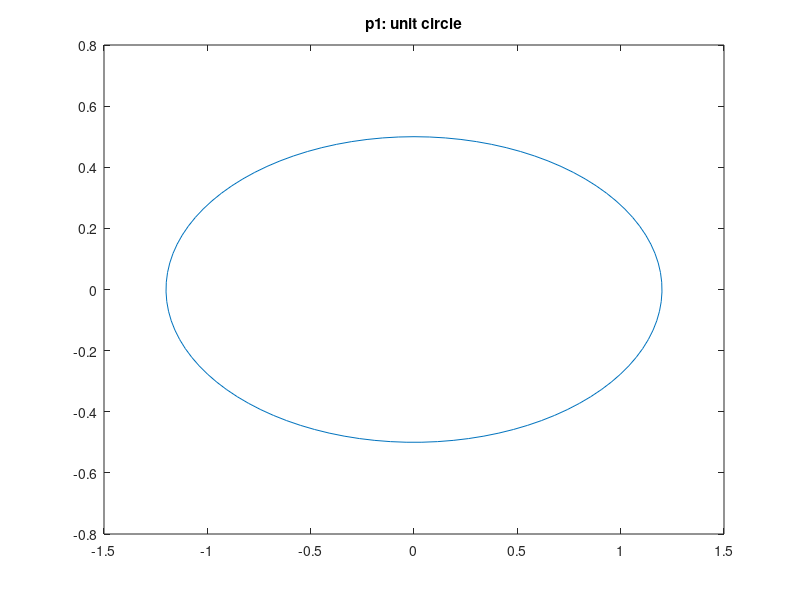
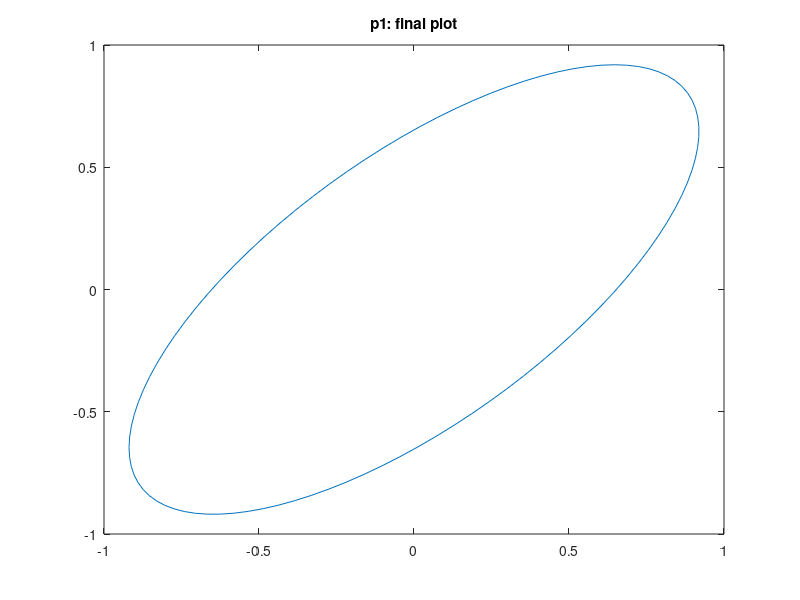
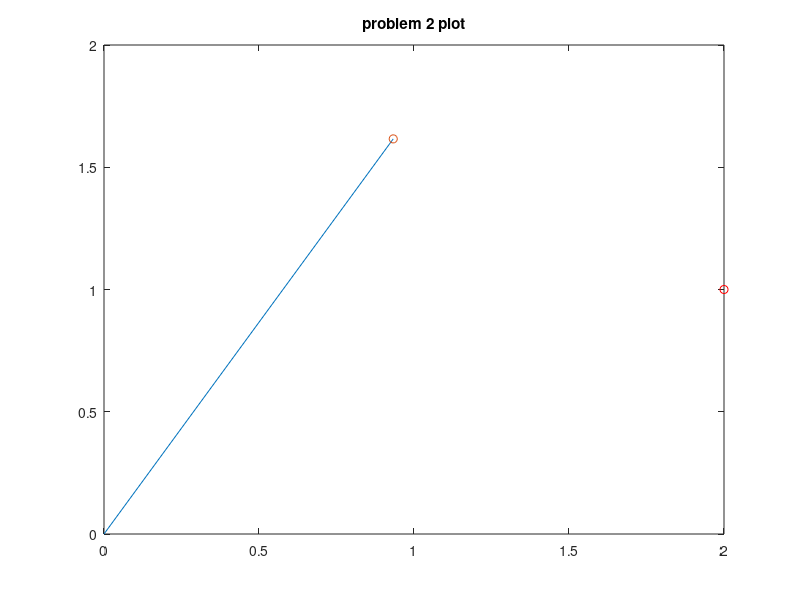
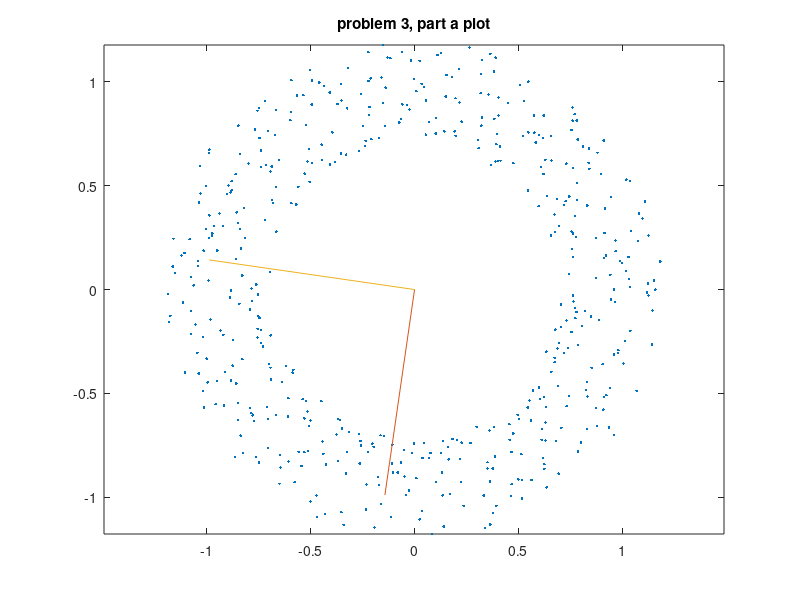

Here is the MATLAB script that generated these plots, in order:
% Isaac Pfleegor
% CSCD 409, Homework 4
% <04/23/2016>
%
clc, clear, close all ;

% the following is to help the grader (substitute your name)
diary ipfleegorHw4.txt

% Always display your name at runtime
disp('Isaac Pfleegor- CSCD 409 Homework 4') ;

% change to Octave to Matlab if that's what you use
disp('This assignment was tested in Matlab') ;   



%problem 1
disp('');
disp('================Problem 1 ==============');
% create unit circle data

	t = linspace(0,2*pi,100);
	x = sin(t);
	y = cos(t);
	
	M = [x;y];
	
    stretcher_M = [ [1.2, 0]', [0,0.5]'];
	
	M_1 = M'*stretcher_M;
	figure
	plot(M_1(:,1),M_1(:,2))
    title('p1: unit circle')
	
hanger_M = [[1/sqrt(2);1/sqrt(2)], [1/sqrt(2);-1/sqrt(2)]];
M_2 = M_1*(hanger_M);

figure
plot(M_2(:,1),M_2(:,2))
title('p1: final plot');


%problem 2
disp('');
disp('================Problem 2 ==============');

q = [ 0.5; 0.866];
p = [ 2; 1];
%V' matrix
V = [ cosd(60), sind(60); -sind(60), cosd(60)];

% part a (rotate point)
disp('problem 2, part a answer:');
q_rotate = V*q;
p_v = V*p
%part b (stretcher matrix to extract x value)
S = [ 1, 0; 0, 0];
disp('problem 2, part b answer: ');
p_s = S*p_v

%part c(rotate the point back)
%"hang" the point back using the U matrix "R'"
disp('problem 2, part c answer:');
p_u = V'*p_s
%part d (plot original point and projected point)
x_vals = [0, p_u(1,1)];
y_vals = [0, p_u(2,1)];

%plot the original vector to the projected point
figure
% plot(q_vec);
plot(x_vals, y_vals);
hold on
% plot projected point
plot(p_u(1,1),p_u(2,1),'o');

%plot original point
plot(p(1,1),p(2,1),'ro');

title('problem 2 plot');

%part e
disp('problem 2, part e answer: ');
disp('point projection using vector project matrix derived from q');
x_1 = q*q'*p
disp('point projection using svd')
p_u



%problem 3
disp('');
disp('================Problem 3 ==============');
r = 0.5 +(1.5 -0.5).*rand(1000,1);
t = linspace(0,2*pi,1000);

y_t = cos(t).*r';
x_t = sin(t).*r';

% plot(x_t,y_t,'.')

M = [x_t;y_t];
% Part A
r = 0.7 +(1.2 - 0.7).*rand(500,1);
t = linspace(0,2*pi,500);


x_t = cos(t).*r';
y_t = sin(t).*r';
figure
plot(x_t,y_t,'.')

M = [x_t;y_t];

% get covariance matrix
cov_M = cov(M');
% get eigen values from cov matrix
[V_e,S_e] = eig(cov_M);


a = V_e(1,:);
a_plot = [0,0;a];
b = V_e(2,:);
b_plot = [0,0;b];
hold on 
axis equal
plot(a_plot, b_plot);

title('problem 3, part a plot');
%get pricipcal component vectors
%  [U,S,V] = svd(M);
%principal components in U
% disp(U);




%get x and y values from projected data
% x_1 = M_1(1,:);
% y_1 = M_1(2,:);

%Part B

%project values onto basic vectors

%plot new data
%  plot(x_1,y_1, 'o');
x_1= a'*a*M;
x_2 = b'*b*M;
figure
hold on
plot(x_1(1,:), x_1(2,:),'o');
plot(x_2(1,:), x_2(2,:),'o');
title('problem 3, part b plot');
%Part C

x_t2 = x_t.^2;
y_t2 = y_t.^2;
figure
plot(x_t2, y_t2, '.');
title('problem 3, part c plot');
%problem 4
disp('');
disp('================Problem 4 ==============');

% Start by generating 1024 samples for R and I around the unit circle.
% Then approximate the unit magnitude
% using the linear approximation with the following coefficients:
% i) a = 0.94754, b = 0.39249: these values minimize the RMS error
% ii) a = 0.96043, b = 0.39782: these values ensure that the max and min errors are balanced around 0.


angles = 0:360/1200:360;
R = cos(angles);
I = sin(angles);

circle_M = [R,I];
figure
polar(angles,ones(1,1201))
hold on

%coefficients
rms_a = 0.94754;
rms_b = 0.39249;
min_max_error_a = 0.96043;
min_max_error_b = 0.39782;

%vectors to hold value * coefficents
rms_R = zeros(1,1201);
rms_I = zeros(1,1201);
min_max_error_R = zeros(1,1201);
min_max_error_I = zeros(1,1201);


%cycle through all values of R and I
for i = 1:1201
    %for storing temp values
    temp_r = abs(R(1,i));
    temp_i = abs(I(1,i));
    %conditional for multiplying coefficents
    if(temp_r >= temp_i)
        rms_R(1,i) = temp_r*rms_a;
        min_max_error_R(1,i) = temp_r*min_max_error_a;
        
        rms_I(1,i) = temp_i*rms_b;
        min_max_error_I(1,i) = temp_i*min_max_error_b;
    else
        rms_R(1,i) = temp_r*rms_b;
        min_max_error_R(1,i) = temp_r*min_max_error_b;
        
        rms_I(1,i) = temp_i*rms_a;
        min_max_error_I(1,i) = temp_i*min_max_error_a;
    end
end

%add vectors
rms_error_mag = rms_R +rms_I;
min_max_error_mag = min_max_error_R + min_max_error_I;
%plot results
polar(angles, rms_error_mag )
polar(angles, min_max_error_mag)

title('problem 4: polar plot');



   
legend('unit circle', 'min RMS error', 'min = max error');


% turn off diary logging
diary off